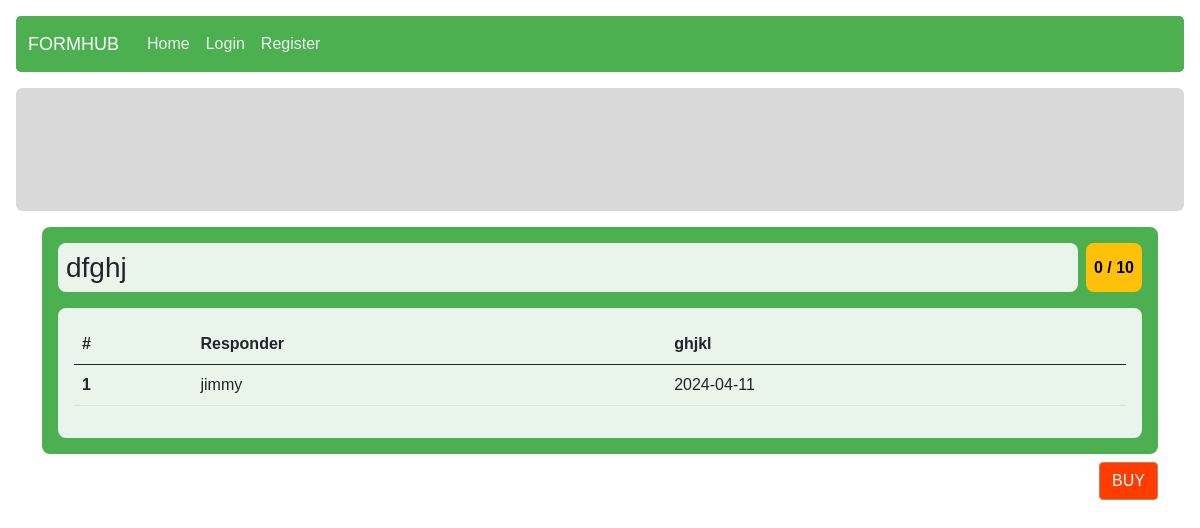
/redeem/preview_page/7, run on the app's committed database.
### form_management/models.py (models this page shows, shortened)
class Form(models.Model):
    owner = models.ForeignKey(User, on_delete = models.CASCADE)
    form_name = models.CharField(max_length = 125)
    description = models.CharField(max_length = 1000)
    category = models.ForeignKey(Category, on_delete = models.CASCADE, null = True)
    design = models.JSONField()
    creation_timestamp = models.DateTimeField(auto_now_add = True)
    publish_timestamp = models.DateTimeField(null = True)
    is_open = models.BooleanField(default = False)
    is_sale = models.BooleanField(default = False)
    form_point = models.ForeignKey(Point, on_delete = models.CASCADE, related_name="form_point")
    form_pic = models.ImageField(
        upload_to="static/form_management/imgs",
        null = True,
        default = "static/form_management/imgs/no-pic.png")

class Point(models.Model):
    form_size = models.CharField(max_length = 2)
    point = models.IntegerField()
    description = models.CharField(max_length = 50, null = True)
    lower_bound = models.IntegerField()
    upper_bound = models.IntegerField()
    def __str__(self):
        return f"{self.point}"

class FormResponse(models.Model):
    form = models.ForeignKey(Form, on_delete = models.CASCADE)
    responder = models.ForeignKey(User, on_delete = models.CASCADE)
    response = models.JSONField()
    answering_time = models.DateTimeField(auto_now_add = True)

### authentication/models.py (models this page shows)
class User(AbstractUser):
    student_id = models.CharField(max_length = 10, null = True)
    profile_img = models.ImageField(
        upload_to="static/userprofile/imgs",
        null = True,
        default = "static/userprofile/imgs/default.jpg")
    def __str__(self):
        return f"{self.username}"

### redeem/views.py (the view)
# urls.py: path("preview_page/<int:dataset_id>", views.preview_page, name="preview_page"),
def preview_page(request, dataset_id):
    form = Form.objects.get(pk = dataset_id)
    form_responses = FormResponse.objects.filter(form = form)[:5]
    questions = [section["question"] for section in form.design]
    user_id = request.user.id
    point_plus = PointTransaction.objects.filter(user_id_id=user_id).aggregate(total_points=Sum('point'))['total_points']
    point_negative = RedeemTransaction.objects.filter(user_id_id=user_id).aggregate(total_points=Sum('point'))['total_points']
    if (point_plus):
        point_plus
    else:
        point_plus = 0
    if (point_negative):
        point_negative
    else:
        point_negative = 0
    total_point = point_plus+point_negative
    return render(request, "redeem/dataset.html", {
        "form_name": form.form_name,
        "questions": questions,
        "records": form_responses,
        "form": form,
        "user_point": total_point,
    })

### templates/redeem/dataset.html (shortened to what this page needs)
{% extends "layout.html" %}
{% load static %}
{% block extra_css %}
    <link rel="stylesheet" href="{% static 'form_management/form_response.css' %}">
    <link rel="stylesheet" href="{% static 'redeem/redeem.css' %}">
{% endblock %}
{% block body %}
<div class="container">
    <div class="card-cover p-3">
        <div class="header mb-3 d-flex">
            <div class="form-name p-2 d-flex align-items-center">
                <h3>{{ form_name }}</h3>
            </div>
            {% if not form.is_open %}
                <div class="point-preview d-flex justify-content-center align-items-center ms-2 p-2">
                    {{ user_point }}&nbsp;/&nbsp;{{ form.form_point}}
                </div>
            {% endif %}
        </div>
        <div class="card-trans p-3">
            <div class="form-response">
                <table class="table table-hover">
                    <thead>
                        <th scope="col">#</th>
                        <th scope="col" class="header">Responder</th>
                        {% for question in questions %}
                            <th scope="col" class="header">{{ question }}</th>
                        {% endfor %}
                    </thead>
                    <tbody>
                        {% for record in records %}
                            <tr>
                                <th scope="row">{{ forloop.counter }}</th>
                                <td>{{ record.responder }}</td>
                                {% for item in record.response %}
                                    <td>{{ item.response }}</td>
                                {% endfor %}
                            </tr>
                        {% endfor %}
                    </tbody>
                </table>
            </div>
        </div>
    </div>
    <div class="d-flex justify-content-end">
        <button class="btn btn-primary buy-btn mt-2" onclick="buyDataset('{{ form.id }}')">BUY</button>
    </div>
</div>
{% endblock %}

### static/core/core.css (style rules this page uses)
* { margin: 0; padding: 0; box-sizing: border-box; font-family: Helvetica; }
.btn-primary, .btn-primary:focus, .btn-primary:active { background-color: #FF3D00; border-color: #ce7c62; }

### static/form_management/form_response.css (style rules this page uses)
:root { --main-bg: #4CAF50; --card-trans-bg: #FFFFFFE0; }

### static/redeem/redeem.css (style rules this page uses)
.point-preview { background-color: #FFC107; color: black; border-radius: .5rem; font-size: 1rem; font-weight: bold; }

### data on the page
Form: form_name "dfghj", form_point "10"
FormResponse: responder "jimmy", response "2024-04-11"

### other printed values
{{ user_point }} "0"
{{ question }} "ghjkl"
